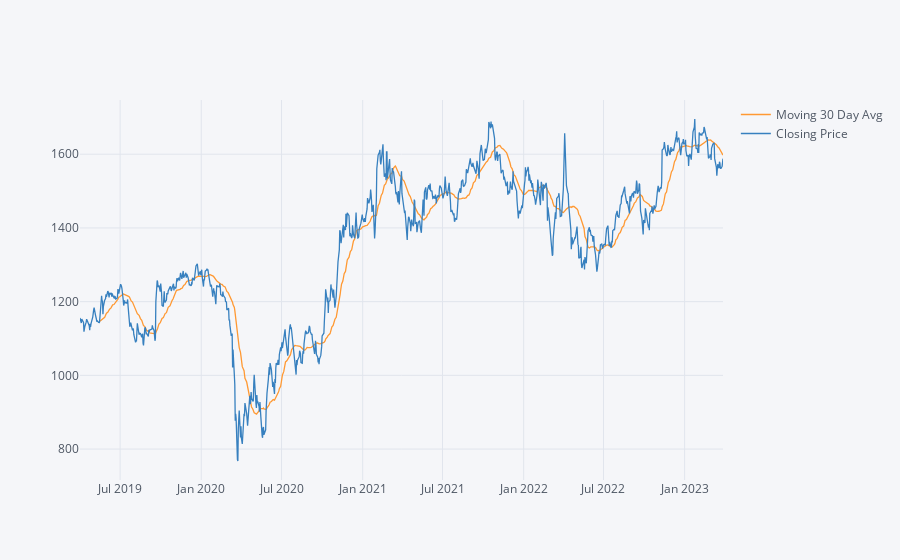

Source (notebook cell):
### Code cell
Moving_Avg = df['Close'].rolling(window=30).mean()
New_df = pd.merge(Moving_Avg, Closed_price,on = 'Date')
New_df.rename(columns = {'Close_x':'Moving 30 Day Avg'}, inplace = True)
New_df.rename(columns = {'Close_y':'Closing Price'}, inplace = True)
New_df.iplot()

### Figure 1 — Plotly figure (JSON) as saved in the notebook; plotly's stock layout.template omitted (floating-point values rounded to 4 significant figures; data arrays with more than 128 entries replaced by an {"elided": "..."} marker saying what was removed)
{"data": [{"line": {"color": "rgba(255, 153, 51, 1.0)", "dash": "solid", "shape": "linear", "width": 1.3}, "mode": "lines", "name": "Moving 30 Day Avg", "text": "", "x": {"elided": "991 str values"}, "y": {"elided": "991 mixed values"}, "type": "scatter"}, {"line": {"color": "rgba(55, 128, 191, 1.0)", "dash": "solid", "shape": "linear", "width": 1.3}, "mode": "lines", "name": "Closing Price", "text": "", "x": {"elided": "991 str values"}, "y": {"elided": "991 float values"}, "type": "scatter"}], "layout": {"legend": {"bgcolor": "#F5F6F9", "font": {"color": "#4D5663"}}, "paper_bgcolor": "#F5F6F9", "plot_bgcolor": "#F5F6F9", "title": {"font": {"color": "#4D5663"}}, "xaxis": {"gridcolor": "#E1E5ED", "showgrid": true, "tickfont": {"color": "#4D5663"}, "title": {"font": {"color": "#4D5663"}, "text": ""}, "zerolinecolor": "#E1E5ED"}, "yaxis": {"gridcolor": "#E1E5ED", "showgrid": true, "tickfont": {"color": "#4D5663"}, "title": {"font": {"color": "#4D5663"}, "text": ""}, "zerolinecolor": "#E1E5ED"}}}
